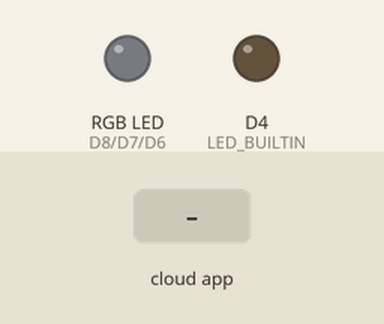
The sketch below on a simulated ESP8266 (NodeMCU). Shown: an RGB LED mixed from three pins (HIGH = lit), output pins drawn as LEDs (lit = HIGH, except the on-board LED, lit = LOW). Inputs (shaded band) come from the test bench. WiFi joins after 1.5 s; servers stay silent unless stated; no MQTT or app messages arrive unless stated; what the sketch prints to the serial monitor is not drawn.

Above: at 2.7 s.
2.8 s: the phone or cloud app sets sadLight to 0
At 3.7 s:
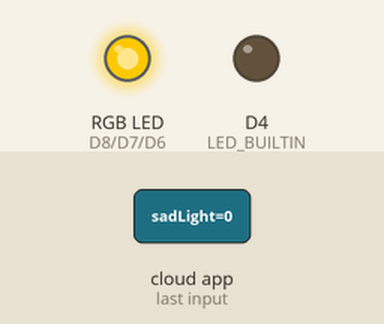
4.3 s: the phone or cloud app sets tiredLight to 0
At 5.5 s:
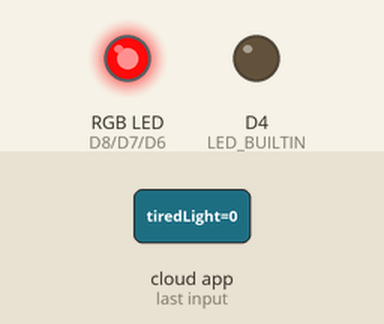
5.8 s: the phone or cloud app sets stressedLight to 0
At 6.1 s:
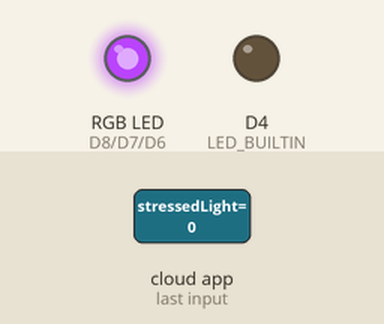
7.3 s: the phone or cloud app sets headacheLight to 0
At 8.1 s:
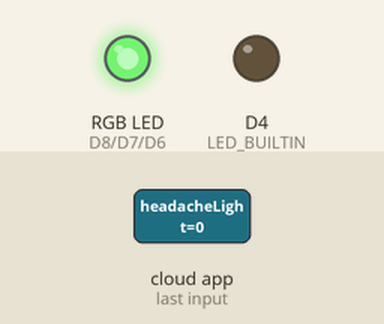
8.8 s: the phone or cloud app sets worriedLight to 0
At 9.7 s:
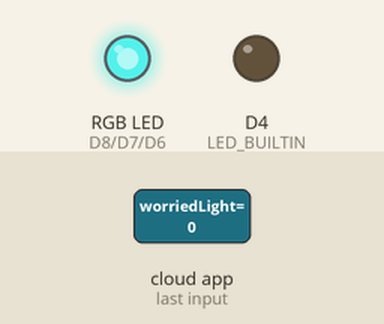
10.3 s: the phone or cloud app sets boredLight to 0
At 11.7 s:
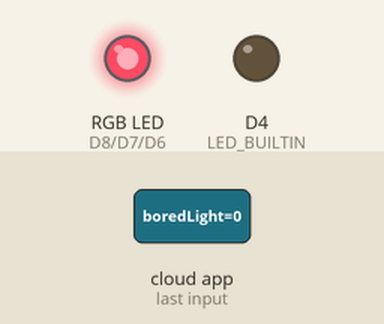
Timing chart, 0 to 12.8 s (numbered marks = the images above; inputs shaded):
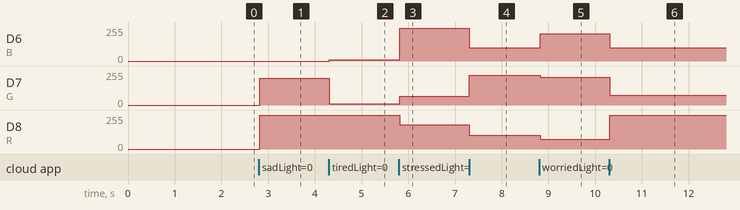

The sketch:

Main_Project.ino
```cpp
#include <ESP8266WiFi.h>
#include "Adafruit_MQTT.h"
#include "Adafruit_MQTT_Client.h"

#define WIFI_SSID "Yash Moto"           //WiFi Name
#define WIFI_PASS "onepiece2luffy"      //WiFi Password

#define MQTT_SERV "io.adafruit.com"     //MQTT server details
#define MQTT_PORT 1883
#define MQTT_NAME "akagarwa1"
#define MQTT_PASS "1234eocA76KI4hHdNeE4lePDcHAw2029"    // This key is my personal key. io.adafruit does not allow the
                                                        // key to be made public on the internet hence it is a garbage
                                                        // value that is uploaded to github

//------------Output Pins------------------------
int R = D8;
int G = D7;
int B = D6;
//------------------------------------------------

//------------Class color------------------------
struct color
{
    int redValue;
    int greenValue;
    int blueValue;

    color(int x, int y, int z)
    {
      redValue   = x;
      greenValue = y;
      blueValue  = z;
    }

    void lightItUp()
    {
        analogWrite(R,redValue);
        analogWrite(G,greenValue);
        analogWrite(B,blueValue);
    }
};
//-----------------------------------------------


//----------------Define Color Profiles----------
color Yellow(255,200,0);          //Sad Light
color LightRed(255,10,10);        //Tired Light
color Lavender(181,66,246);       //Stressed Light
color LightGreen(103,223,100);    //Headache Light
color Coral(255,75,100);          //Bored Light
color Turquoise(72,209,204);      //Worried Light
color OFF(0,0,0);                 //Turn of the lights by changing RGB to  0 0 0
//-----------------------------------------------


//----Declare the feeds made on io.adafruit------
WiFiClient client;
Adafruit_MQTT_Client mqtt(&client, MQTT_SERV, MQTT_PORT, MQTT_NAME, MQTT_PASS);

Adafruit_MQTT_Subscribe sadLight = Adafruit_MQTT_Subscribe(&mqtt, MQTT_NAME "/f/sadLight");
Adafruit_MQTT_Subscribe tiredLight = Adafruit_MQTT_Subscribe(&mqtt, MQTT_NAME "/f/tiredLight");
Adafruit_MQTT_Subscribe stressedLight = Adafruit_MQTT_Subscribe(&mqtt, MQTT_NAME "/f/stressedLight");
Adafruit_MQTT_Subscribe headacheLight = Adafruit_MQTT_Subscribe(&mqtt, MQTT_NAME "/f/headacheLight");
Adafruit_MQTT_Subscribe worriedLight = Adafruit_MQTT_Subscribe(&mqtt, MQTT_NAME "/f/worriedLight");
Adafruit_MQTT_Subscribe boredLight = Adafruit_MQTT_Subscribe(&mqtt, MQTT_NAME "/f/boredLight");
Adafruit_MQTT_Subscribe TurnOFF = Adafruit_MQTT_Subscribe(&mqtt, MQTT_NAME "/f/TurnOFF");
//-----------------------------------------------

//-------------------MQTT connection-------------
void MQTT_connect()
{

  //  // Stop if already connected
  if (mqtt.connected() && mqtt.ping())
  {
    mqtt.disconnect();
    return;
  }

  int8_t ret;
  mqtt.disconnect();

  Serial.print("Connecting to MQTT... ");
  uint8_t retries = 3;
  while ((ret = mqtt.connect()) != 0) // connect will return 0 for connected
  {
    Serial.println(mqtt.connectErrorString(ret));
    Serial.println("Retrying MQTT connection in 5 seconds...");
    mqtt.disconnect();
    delay(5000);
    retries--;
    if (retries == 0)
    {
      ESP.reset();
    }
  }
  Serial.println("MQTT Connected!");
}
//-------------------------------------------------------


void setup()
{
  Serial.begin(9600);
  pinMode(LED_BUILTIN, OUTPUT);


//-------Connect to WiFi-------------------------------
  Serial.print("\n\nConnecting Wifi>");
  WiFi.begin(WIFI_SSID, WIFI_PASS);
  digitalWrite(LED_BUILTIN, LOW);

  while (WiFi.status() != WL_CONNECTED)
  {
    Serial.print(">");
    delay(500);
  }
//-----------------------------------------------------


  Serial.println("OK!");


//-------Subscribe to all the feeds on io.adafruit-----
  mqtt.subscribe(&sadLight);
  mqtt.subscribe(&tiredLight);
  mqtt.subscribe(&stressedLight);
  mqtt.subscribe(&headacheLight);
  mqtt.subscribe(&worriedLight);
  mqtt.subscribe(&boredLight);
  mqtt.subscribe(&TurnOFF);
//-----------------------------------------------------

//------Declare output pins,connect to io.adafruit and turn off the led-------
  pinMode(R, OUTPUT);
  pinMode(G, OUTPUT);
  pinMode(B, OUTPUT);
  digitalWrite(LED_BUILTIN, HIGH);
  MQTT_connect();
  OFF.lightItUp();
}
//----------------------------------------------------------------------------


void loop()
{
  Adafruit_MQTT_Subscribe * subscription;

  while ((subscription = mqtt.readSubscription(5000)))    //Check change in subscriotion and then check which subscription
  {
    if(subscription == &sadLight)
    {
      Serial.print("sadLight: ");
      Serial.println((char*) sadLight.lastread);
      Yellow.lightItUp();
    }

    else if (subscription == &tiredLight)
    {
      Serial.print("tiredLight: ");
      Serial.println((char*) tiredLight.lastread);
      LightRed.lightItUp();
    }

    else if (subscription == &stressedLight)
    {
      Serial.print("stressedLight: ");
      Serial.println((char*) stressedLight.lastread);
      Lavender.lightItUp();
    }

    else if(subscription == &headacheLight)
    {
      Serial.print("headacheLight: ");
      Serial.println((char*) headacheLight.lastread);
      LightGreen.lightItUp();
    }

    else if(subscription == &worriedLight)
    {
      Serial.print("worriedLight: ");
      Serial.println((char*) worriedLight.lastread);
      Turquoise.lightItUp();
    }

    else if(subscription == &boredLight)
    {
      Serial.print("boredLight: ");
      Serial.println((char*) boredLight.lastread);
      Coral.lightItUp();
    }

    else if (subscription == &TurnOFF)
    {
        Serial.print("Turn off Lights: ");
        Serial.println((char*) TurnOFF.lastread);
        OFF.lightItUp();
    }
  }
}
```

Measured:
- after the input at 2.8 s, D7 (G): 0/255 → 200/255 at once; D8 (R): 0/255 → 255/255 at once
- after the input at 4.3 s, D6 (B): 0/255 → 10/255 at once; D7 (G): 200/255 → 10/255 at once
- after the input at 5.8 s, D6 (B): 10/255 → 246/255 at once; D7 (G): 10/255 → 66/255 at once; D8 (R): 255/255 → 181/255 at once
- after the input at 7.3 s, D6 (B): 246/255 → 100/255 at once; D7 (G): 66/255 → 223/255 at once; D8 (R): 181/255 → 103/255 at once
- after the input at 8.8 s, D6 (B): 100/255 → 204/255 at once; D7 (G): 223/255 → 209/255 at once; D8 (R): 103/255 → 72/255 at once
- after the input at 10.3 s, D6 (B): 204/255 → 100/255 at once; D7 (G): 209/255 → 75/255 at once; D8 (R): 72/255 → 255/255 at once
